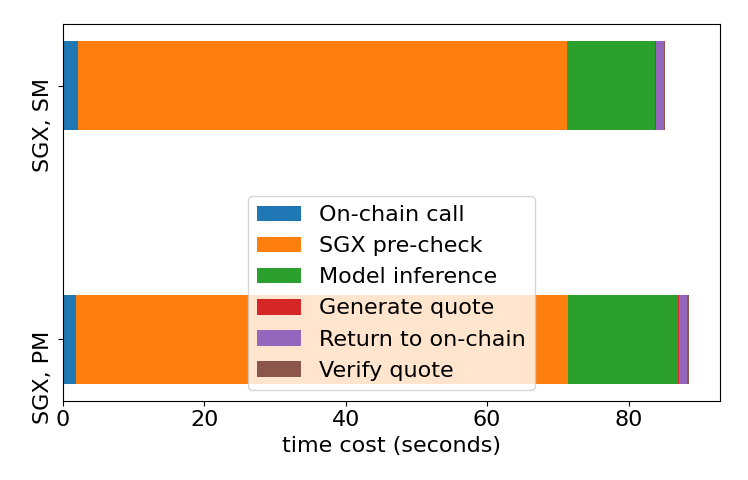

Generate this figure with Python:
import matplotlib.pyplot as plt
import matplotlib
import numpy as np

matplotlib.rcParams['font.size'] = 16

labels = ['SGX, PM', 'SGX, SM']
on_chain_outsource = np.array([1.872, 2.120])
off_chain_pre_check = np.array([69.551, 69.223])
off_chain_exeution = np.array([15.643, 12.465])
generate_quote = np.array([0.013, 0.014])
return_to_on_chain = np.array([1.144, 1.203])
verify_quote = np.array([0.282, 0.156])

width = 0.35


fig, ax = plt.subplots()
ax.barh(labels, on_chain_outsource, width, label='On-chain call')
ax.barh(labels, off_chain_pre_check, width, left=on_chain_outsource, label='SGX pre-check')
ax.barh(labels, off_chain_exeution, width, left=off_chain_pre_check+on_chain_outsource, label='Model inference')
ax.barh(labels, generate_quote, width, left=off_chain_pre_check+on_chain_outsource+off_chain_exeution, label='Generate quote')
ax.barh(labels, return_to_on_chain, width, left=off_chain_pre_check+on_chain_outsource+off_chain_exeution+generate_quote, label='Return to on-chain')
ax.barh(labels, verify_quote, width, left=off_chain_pre_check+on_chain_outsource+off_chain_exeution+generate_quote+return_to_on_chain, label='Verify quote')
# x = np.arange(len(labels))  # the label locations

# Add some text for labels, title and custom x-axis tick labels, etc.
ax.set_xlabel('time cost (seconds)')
x = np.arange(len(labels))
ax.set_yticks(x,labels,rotation=90)

# ax.bar_label(rects1, padding=3, rotation=45)
# ax.bar_label(rects2, padding=3, rotation=45)

fig.tight_layout()
ax.legend(loc='best')

plt.show()

# data = np.asarray([ubuntu18, windows11])
# plt.boxplot(data,labels=labels)
# plt.show()
